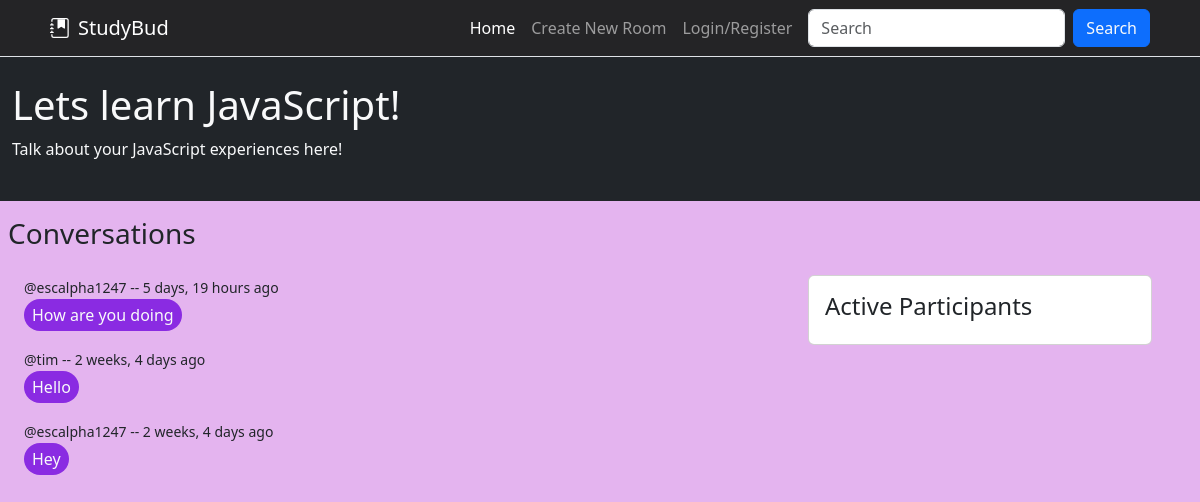
The page /room/1/ on the database its author committed.
### base/models.py (models this page shows, shortened)
class Room(models.Model):
    host = models.ForeignKey(User, on_delete=models.SET_NULL, null=True)
    topic = models.ForeignKey(Topic, on_delete=models.SET_NULL, null=True)
    name = models.CharField(max_length=200)
    description = models.TextField(null=True, blank=True) # Null is allowed, by default is false!
    participants = models.ManyToManyField(User, related_name='participants', blank=True)
    updated = models.DateTimeField(auto_now=True) # takes snapshot everytime its saved
    created = models.DateTimeField(auto_now_add=True) # only takes snapshot when saved first time
    class Meta:
        ordering = ['-updated', '-created'] # '-' sign makes newer one come at top

class Message(models.Model):
    user = models.ForeignKey(User, on_delete=models.CASCADE)
    room = models.ForeignKey(Room, on_delete=models.CASCADE) # This will delete all messages in a room after the room is deleted.
    body = models.TextField() # required
    updated = models.DateTimeField(auto_now=True) # takes snapshot everytime its saved
    created = models.DateTimeField(auto_now_add=True) # only takes snapshot when saved first time
    class Meta:
        ordering = ['-updated', '-created']

### base/views.py (the view)
# urls.py: path('room/<str:pk>/', views.room, name="room"),
def room(request, pk):
    q = request.GET.get('q') if request.GET.get('q') != None else ''
    room = Room.objects.get(id=pk)
    room_messages = room.message_set.all()
    participants = room.participants.all()
    if request.method == "POST":
        message = Message.objects.create(user=request.user, room=room, body=request.POST.get('comment'))
        room.participants.add(request.user)
        return redirect('room', pk=room.id)
    context = {'room': room, 'room_messages':room_messages, 'participants':participants}
    return render(request, 'base/room.html', context)

### base/templates/base/room.html (shortened to what this page needs)
{% extends 'main.html' %}
{% load static %}
{% block content %}
<div class="container-fluid px-0 py-0">
    <div class="container-fluid border border-top border-0 py-4 bg-dark text-light">
        <h1>{{ room.name }}</h1>
        <p style="font-size: 1em;">{{ room.description }}</p>
    </div>
    <h3 class="px-2 py-3">Conversations</h3>
    <div class="row container-fluid">
        <div class="col-8">
            <div name="conversation" class="container-fluid">
                {% for message in room_messages %}
                <small>@{{message.user}} -- {{message.created|timesince}} ago</small>
                <p class="text-light rounded-pill px-2 py-1" style="width: fit-content;background-color: blueviolet;border-color: blueviolet; border-width: 1rem;">{{message.body}}</p>
                {% endfor %}
            </div>
        </div>
        <div class="col-4">
            <div class="container">
                <div class="card">
                    <div class="card-body">
                        <h4 class="card-title">Active Participants</h4>
                    </div>
                </div>
            </div>
            <div class="container pt-3">
            </div>
        </div>
    </div>
</div>
{% endblock content %}

### static/styles/main.css (style rules this page uses)
body { background-color:#e4b4ef; }

### rows shown on the page
Room: name "Lets learn JavaScript!", description "Talk about your JavaScript experiences here!"
Message: user "escalpha1247", created "5 days, 19 hours", body "How are you doing"
Message: user "tim", created "2 weeks, 4 days", body "Hello"
Message: user "escalpha1247", created "2 weeks, 4 days", body "Hey"
